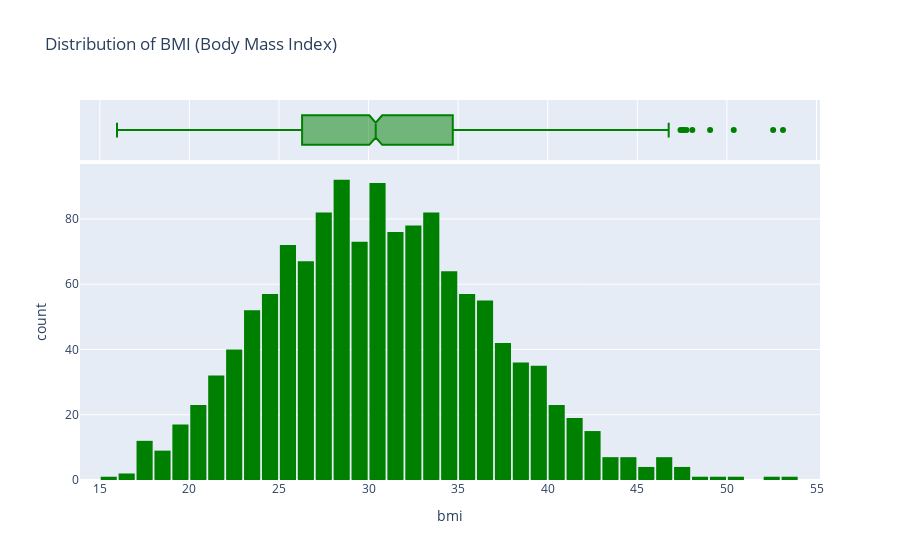

Notebook cell for this chart:
### Markdown cell above
### Body Mass Index

Distribution of BMI (Body Mass Index) of customers, using a histogram .

### Code cell
fig = px.histogram(medical_df, 
                   x='bmi', 
                   marginal='box', 
                   color_discrete_sequence=['green'], 
                   title='Distribution of BMI (Body Mass Index)')
fig.update_layout(bargap=0.1)
fig.show()

### Figure 1 — Plotly figure (JSON) as saved in the notebook; plotly's stock layout.template omitted (floating-point values rounded to 4 significant figures; data arrays with more than 128 entries replaced by an {"elided": "..."} marker saying what was removed)
{"data": [{"alignmentgroup": "True", "bingroup": "x", "hovertemplate": "bmi=%{x}<br>count=%{y}<extra></extra>", "legendgroup": "", "marker": {"color": "green", "pattern": {"shape": ""}}, "name": "", "offsetgroup": "", "orientation": "v", "showlegend": false, "type": "histogram", "x": {"elided": "1338 float values"}, "xaxis": "x", "yaxis": "y"}, {"alignmentgroup": "True", "hovertemplate": "bmi=%{x}<extra></extra>", "legendgroup": "", "marker": {"color": "green"}, "name": "", "notched": true, "offsetgroup": "", "showlegend": false, "type": "box", "x": {"elided": "1338 float values"}, "xaxis": "x2", "yaxis": "y2"}], "layout": {"bargap": 0.1, "barmode": "relative", "legend": {"tracegroupgap": 0}, "title": {"text": "Distribution of BMI (Body Mass Index)"}, "xaxis": {"anchor": "y", "domain": [0, 1], "title": {"text": "bmi"}}, "xaxis2": {"anchor": "y2", "domain": [0, 1], "matches": "x", "showgrid": true, "showticklabels": false}, "yaxis": {"anchor": "x", "domain": [0, 0.8316], "title": {"text": "count"}}, "yaxis2": {"anchor": "x2", "domain": [0.8416, 1], "matches": "y2", "showgrid": false, "showline": false, "showticklabels": false, "ticks": ""}}}
